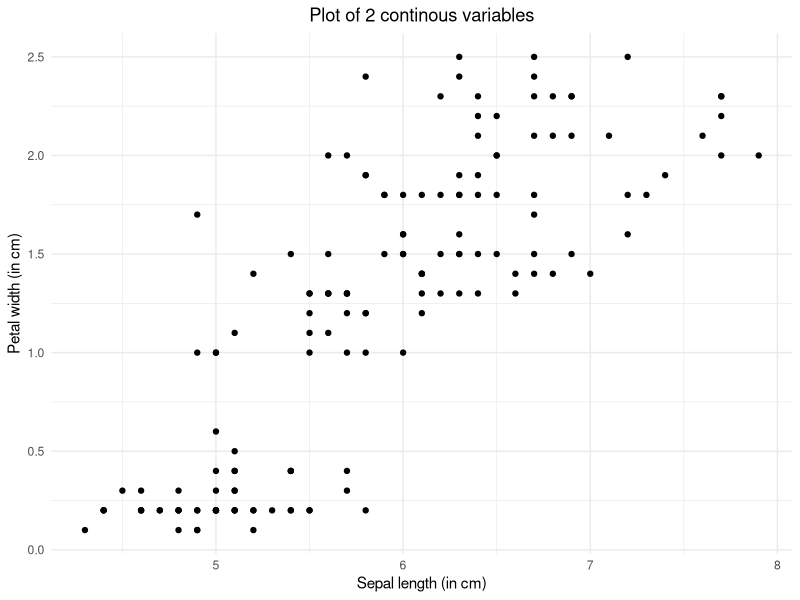
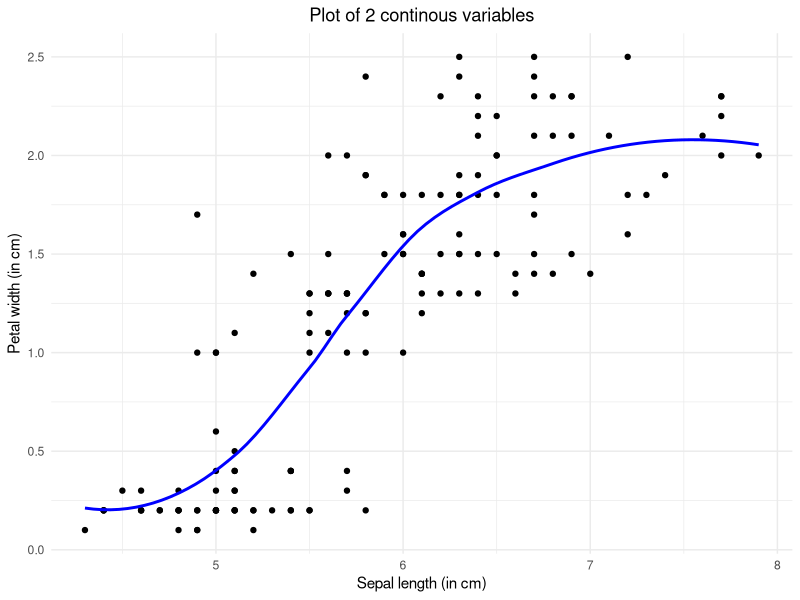
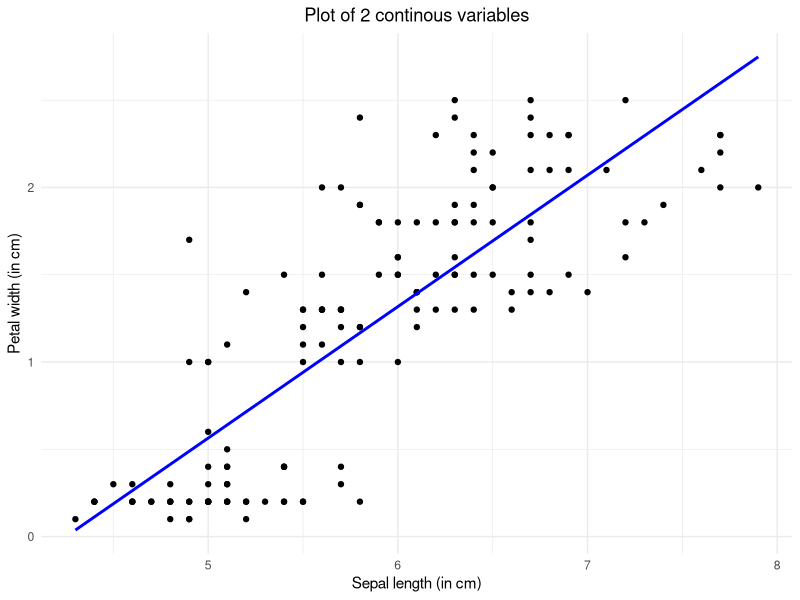
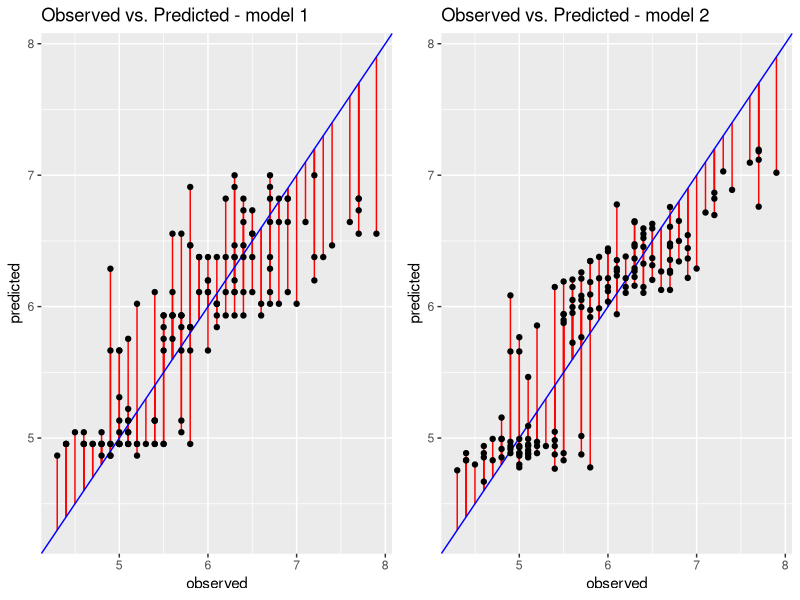

The R source for these figures, in order:
## ---- chunk 1
knitr::opts_chunk$set(fig.pos = 'H')
## ---- chunk 2
library(dplyr)
library(magrittr)
library(ggplot2)
library(gridExtra)
## ---- chunk 3
data <- iris # load the data
head(iris)   # inspect the data

# The data set contains three different kinds of flowers. The petal leaves and sepal leaves are measured in length and width. All measurements are in centimeters.
## ---- chunk 4
ggplot(data) +
  geom_point(aes(Sepal.Length, Petal.Width)) +
  xlab("Sepal length (in cm)") +
  ylab("Petal width (in cm)") +
  labs(col = "Species") +
  theme_minimal() +
  ggtitle("Plot of 2 continous variables")  + 
  theme(plot.title = element_text(hjust = 0.5))
## ---- chunk 5
ggplot(data, aes(x = Sepal.Length, y = Petal.Width)) +
  geom_point() +
  stat_smooth(method = "loess", se=F, col = "blue") +
  xlab("Sepal length (in cm)") +
  ylab("Petal width (in cm)") +
  labs(col = "Species") +
  theme_minimal() +
  ggtitle("Plot of 2 continous variables")  + 
  theme(plot.title = element_text(hjust = 0.5))

# The curve is added to the previous plot by the line `stat_smooth(method = "loess, se = F, col = "blue")`.
## ---- chunk 6
# In comparison to the previous plot, we now adjust "method = "loess"" to "method = "lm"".
ggplot(data, aes(x = Sepal.Length, y = Petal.Width)) +
  geom_point() +
  stat_smooth(method = "lm", se=F, col = "blue") +
  xlab("Sepal length (in cm)") +
  ylab("Petal width (in cm)") +
  labs(col = "Species") +
  theme_minimal() +
  ggtitle("Plot of 2 continous variables")  + 
  theme(plot.title = element_text(hjust = 0.5))

# The line indicates that there seems to be a more or less linear relation between the two plotted variables. This means that an increase in sepal length probably indicates an increase in petal width as well.
## ---- chunk 7
# specify model
model1 <- lm(Sepal.Length ~ Petal.Width, 
             data = data)

# ask for summary
summary(model1)
## ---- chunk 8
# The regression coefficient indicates the amount of change in the predicted variable when the predictor variable is changed with one unit. In case of the example model, this means that for every centimeter that a petal leave is width, the predicted length of a sepal leave increases with .89 cm.
## ---- chunk 9
# The coefficients seem to be in accordance with the earlier plots. They are not exactly the same, but indicate a similar positive relationship.
## ---- chunk 10
# Specify additional predictors
model2 <- lm(Sepal.Length ~ Petal.Width + Petal.Length, 
             data = data)

# Ask for summary statistics again
summary(model2)

# When comparing the coefficients of model 2 with the coefficients of model 1, we can see that adding a predictor can change the coefficients of other predictors as well (it is a new model after all). In this example, it is notable that the coefficient for petal width has become a negative number, while it was positive in model 1.
## ---- chunk 11
# Create 3rd model with categorical predictor
model3 <- lm(Sepal.Length ~ Sepal.Width + Petal.Length + Species,
             data = data)

# Ask for summary data
summary(model3)

# In the output, we see that 'Species' has multiple rows of output, and that one species (Setosa) does not seem to show. Setosa is the reference group. The other two lines are those respecitve groups compared to the setosa group. This means that that the predicted sepal length of a versicolor would be .9558 lower than the predicted value of a setosas with the same values on the other variables.

## ---- chunk 12
AICvalues <- rbind(AIC(model1), AIC(model2))
BICvalues <- rbind(BIC(model1), BIC(model2))
RMSEvalues <- rbind(sqrt(mean(model1$residuals^2)), 
                    sqrt(mean(model2$residuals^2)))

modelfitvalues <- cbind(AICvalues, BICvalues, RMSEvalues)
rownames(modelfitvalues) <- c("model1", "model2")
colnames(modelfitvalues) <- c("AIC", "BIC", "RMSE")
modelfitvalues 

# We see that the second AIC is lower, and thus this model has a better fit-complexity trade-off. The BIC has the same conclusion as the AIC in this case. The RMSE of the second model is lower, and therefore indicates less error and a better fit.

# R2 difference test (deviance)
anova(model1, model2)

# The residual sum of squares is significantly lower for model 2, indicating a better fit for this model
## ---- chunk 13
predvals1           <- cbind(data$Sepal.Length, model1$fitted.values)
colnames(predvals1) <- c("observed", "predicted")
predvals1           <- as.data.frame(predvals1)
## ---- chunk 14
obspred1 <- ggplot(data = predvals1, aes(x = observed, y = predicted)) +
  geom_segment(aes(xend = observed, yend = observed), col = "red") +
  geom_abline(slope = 1, intercept = 0, col = "blue") +
  geom_point() +
  ggtitle("Observed vs. Predicted - model 1")
## ---- chunk 15
predvals2 <- cbind(data$Sepal.Length, model2$fitted.values)
colnames(predvals2) <- c("observed", "predicted")
predvals2 <- as.data.frame(predvals2)

obspred2 <- ggplot(data = predvals2, aes(x = observed, y = predicted)) +
  geom_segment(aes(xend = observed, yend = observed), col = "red") +
  geom_abline(slope = 1, intercept = 0, col = "blue") +
  geom_point() +
  ggtitle("Observed vs. Predicted - model 2")

## ---- chunk 16
grid.arrange(obspred1, obspred2, ncol = 2)

# Above, the observed vs. predicted plots for both model 1 (1 predictor) and model 2 (an additional predictor) are shown. In the second plot, it can be seen that all the red lines are shorter, indicating less error, a lower sum of squares, and thus a better fit.
